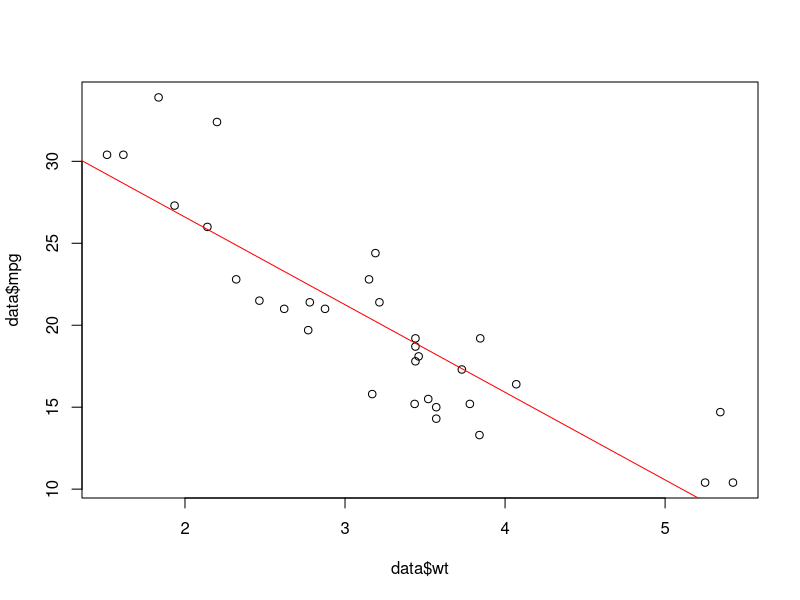

The R source for this figure: (Note: this script raises an error after producing the figure.)
rm(list=ls())

gd<- function(x,y,m,c,alpha,conv_thr,iter){
  iterations<-0
  Lf<-0
  while(iterations<=iter){
    y_p=m*x+c
    Lf_new<-0.5*sum(y_p-y)^2
    m=m-alpha*sum((y_p-y)*x)
    c=c-alpha*sum(y_p-y)
    if(abs(Lf-Lf_new)<=conv_thr){
      break
    }
    Lf=Lf_new
    iterations=iterations+1
  }
  return(paste("Optimal Intercept ",c,"Optimal slop ",m))
}

data<-mtcars
gd(data$wt,data$mpg,-0.2,32,0.001,0.0001,1000)
plot(data$wt,data$mpg)
reg<-lm(data$mpg~data$wt)
reg
abline(reg,col='red')




rm(list=ls())

gd1<- function(x1,x2,y,m1,m2,c,alpha,conv_thr,iter){
  iterations<-0
  Lf<-0
  while(iterations<=iter){
    y_p=m1*x1+m2*x2+c
    Lf_new<-0.5*sum(y_p-y)^2
    m1=m1-alpha*sum((y_p-y)*x1)
    m2=m2-alpha*sum((y_p-y)*x2)
    c=c-alpha*sum(y_p-y)
    if(abs(Lf-Lf_new)<=conv_thr){
      break
    }
    Lf=Lf_new
    iterations=iterations+1
  }
  return(paste("Optimal Intercept ",c,"Optimal slop one ",m1,"Optimal slop two ",m2))
}

data<-mtcars
view(data)
gd1(data$wt,data$drat,data$mpg,-0.2,-0.4,32,0.001,0.00001,10000)
reg1<-lm(data$mpg~(data$wt+data$drat))
reg1

